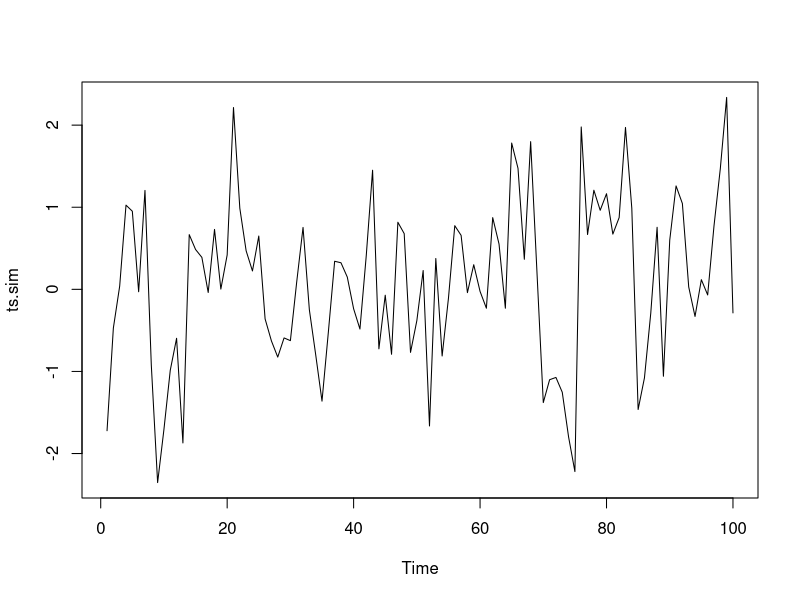
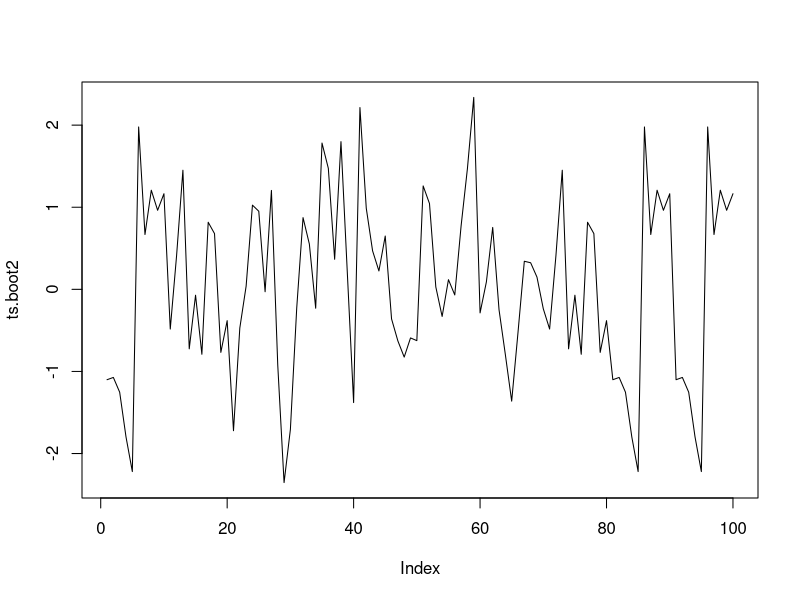
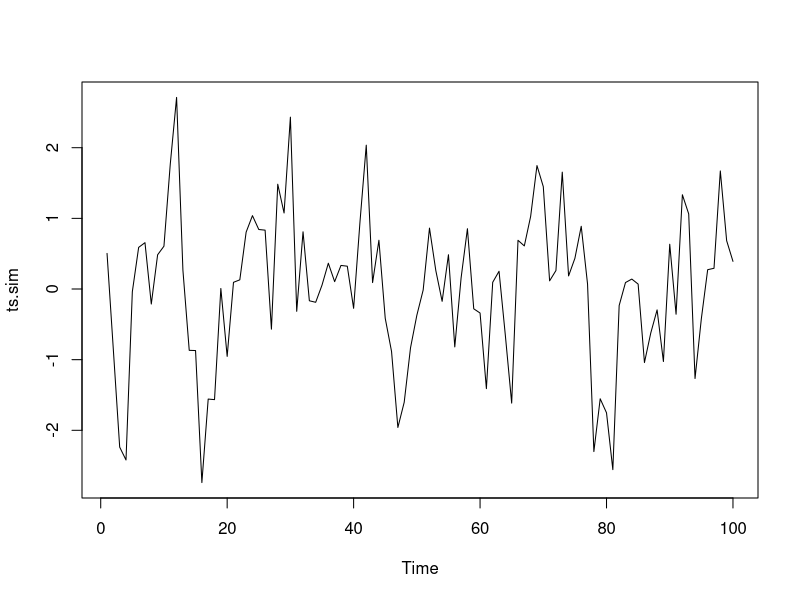
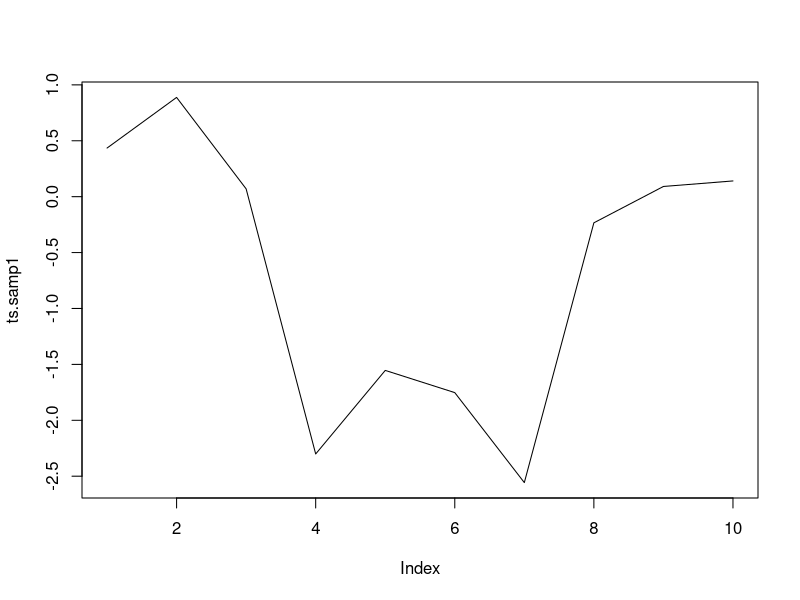
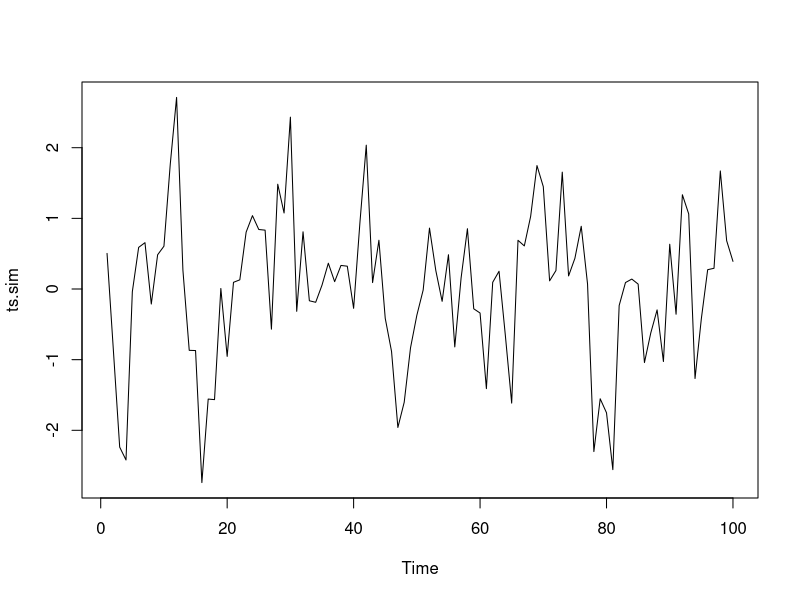
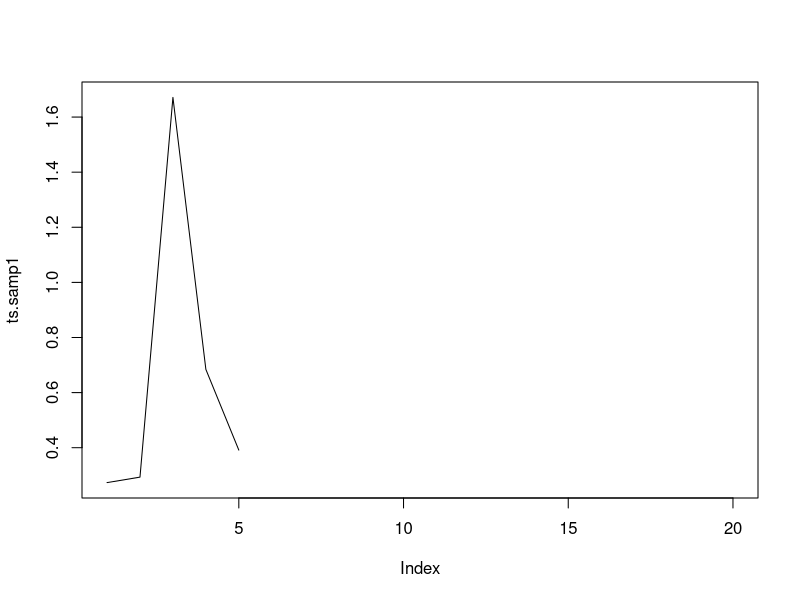
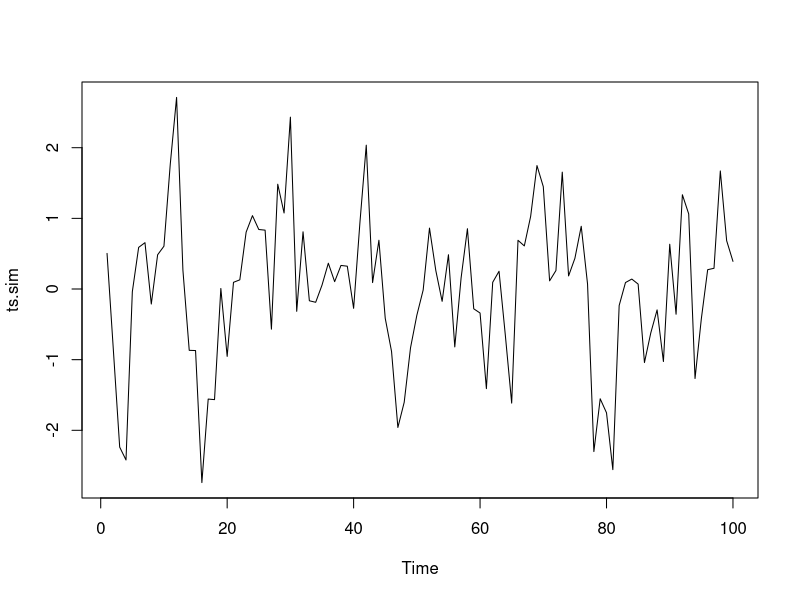
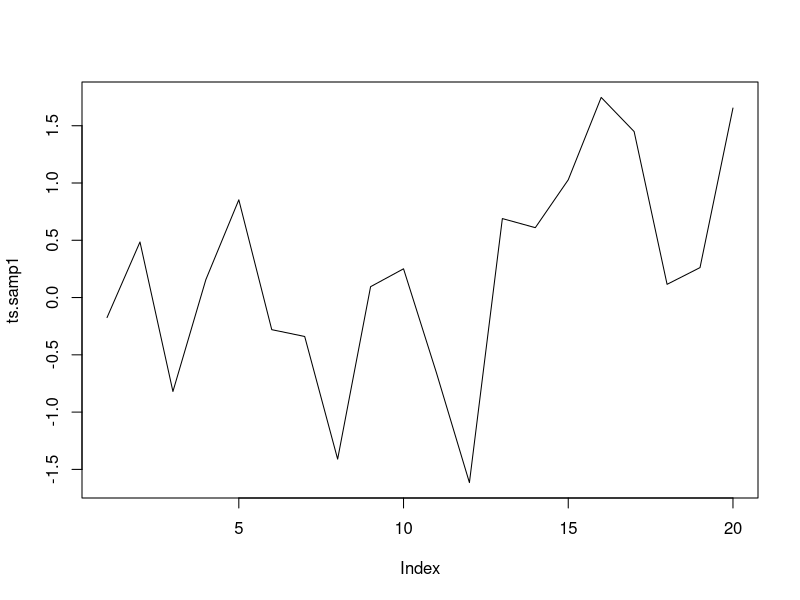

Here is the R script that generated these plots, in order:
## ---- chunk 1
knitr::opts_chunk$set(echo = TRUE)
## ---- chunk 2
ts.sim <- arima.sim(list(order = c(1, 0, 0), ar = 0.5), n = 100) 
ts.sim
plot(ts.sim)
## ---- chunk 3
ts.blocks <- list(ts.sim[c(1 : 10)], ts.sim[c(11 : 20)], ts.sim[c(21 : 30)], ts.sim[c(31 : 40)], ts.sim[c(41 : 50)], ts.sim[c(51 : 60)], ts.sim[c(61 : 70)], ts.sim[c(71 : 80)], ts.sim[c(81 : 90)], ts.sim[c(91 : 100)])
ts.blocks
## ---- chunk 4
ts.boot1 <- sample(ts.blocks, 10, replace = T)
ts.boot1
class(ts.boot1)
## ---- chunk 5
ts.boot2 <- c()
for(i in 1 : 10) {
  for(j in 1 : 10) {
    ts.boot2 <- c(ts.boot2, ts.boot1[[i]][[j]])
  }
}
ts.boot2
class(ts.boot2)
## ---- chunk 6
plot(ts.boot2, type = "l")
## ---- chunk 7
ts.sim <- arima.sim(list(order = c(1, 0, 0), ar = 0.5), n = 100) 
single_point <- function(ts.series)
{
  point1 <- sample(c(1:length(ts.series)), 1, replace = T)
  print(ts.sim)
  print(point1)
}
single_point(ts.sim)
## ---- chunk 8
one_sample <- function(ts.series, B)
{
  point1 <- sample(c(1:length(ts.series)), 1, replace = T)
  ts.samp1 <- c()
  for(i in 1 : B)
  {
    ts.samp1 <- c(ts.samp1, ts.sim[point1 + i - 1])
  }
  print(ts.sim)
  plot(ts.sim)
  print(point1)
  print(ts.samp1)
  plot(ts.samp1, type = 'l')
}
one_sample(ts.sim, 10)
## ---- chunk 9
blocks <- function(ts.series, B, b)
{
  point1 <- sample(c(1:length(ts.series)), 1, replace = T)
  ts.samp1 <- c()
  for(i in 1 : B)
  {
    ts.samp1 <- c(ts.samp1, ts.sim[point1 + i - 1])
  }
  print(ts.sim)
  plot(ts.sim)
  print(point1)
  print(ts.samp1)
  i <- 1
  ts.block_list <- list()
  while(i < B)
  {
    x <- list(ts.samp1[i : (i + b - 1)])
    ts.block_list <- append(ts.block_list, x)
    i = i + b
  }
  print(ts.block_list)
  plot(ts.samp1, type = 'l')
}
blocks(ts.sim, 20, 4)
## ---- chunk 10
bootstrap_samp1 <- function(ts.series, B, b)
{
  point1 <- sample(c(1:length(ts.series)), 1, replace = T)
  ts.samp1 <- c()
  for(i in 1 : B)
  {
    ts.samp1 <- c(ts.samp1, ts.sim[point1 + i - 1])
  }
  print(ts.sim)
  plot(ts.sim)
  print(point1)
  print(ts.samp1)
  plot(ts.samp1, type = 'l')
  i <- 1
  ts.block_list <- list()
  while(i < B)
  {
    x <- list(ts.samp1[i : (i + b - 1)])
    ts.block_list <- append(ts.block_list, x)
    i = i + b
  }
  print(ts.block_list)
  ts.bootstrap_1 <- sample(ts.block_list, B/b, replace = T)
  print(ts.bootstrap_1)
  class(ts.boot1)
}
bootstrap_samp1(ts.sim, 20, 4)
## ---- chunk 11
bootstrap_samp2 <- function(ts.series, B, b)
{
  point1 <- sample(c(1:length(ts.series)), 1, replace = T)
  ts.samp1 <- c()
  for(i in 1 : B)
  {
    ts.samp1 <- c(ts.samp1, ts.sim[point1 + i - 1])
  }
  print(ts.sim)
  plot(ts.sim)
  print(point1)
  print(ts.samp1)
  plot(ts.samp1, type = 'l')
  i <- 1
  ts.block_list <- list()
  while(i < B)
  {
    x <- list(ts.samp1[i : (i + b - 1)])
    ts.block_list <- append(ts.block_list, x)
    i = i + b
  }
  print(ts.block_list)
  ts.bootstrap_1 <- sample(ts.block_list, B/b, replace = T)
  print(ts.bootstrap_1)
  class(ts.boot1)
  ts.bootstrap_2 <- c()
  for(i in 1 : (B/b)) {
    for(j in 1 : b) {
      ts.bootstrap_2 <- c(ts.bootstrap_2, ts.bootstrap_1[[i]][[j]])
    }
  }
  print(ts.bootstrap_2)
  class(ts.bootstrap_2)
  plot(ts.bootstrap_2, type = 'l')
}
bootstrap_samp2(ts.sim, 20, 4)
## ---- chunk 12
samp_dist <- function(ts.series, B, b)
{
  point1 <- sample(c(1:length(ts.series)), 1, replace = T)
  ts.samp1 <- c()
  for(i in 1 : B)
  {
    ts.samp1 <- c(ts.samp1, ts.sim[point1 + i - 1])
  }
  print(ts.sim)
  plot(ts.sim)
  print(point1)
  print(ts.samp1)
  plot(ts.samp1, type = 'l')
  i <- 1
  ts.block_list <- list()
  while(i < B)
  {
    x <- list(ts.samp1[i : (i + b - 1)])
    ts.block_list <- append(ts.block_list, x)
    i = i + b
  }
  print(ts.block_list)
  samp_mean <- c()
  for(i in 1 : 1000)
  {
    ts.bootstrap_1 <- sample(ts.block_list, B/b, replace = T)
    ts.bootstrap_2 <- c()
    for(i in 1 : (B/b)) {
      for(j in 1 : b) {
        ts.bootstrap_2 <- c(ts.bootstrap_2, ts.bootstrap_1[[i]][[j]])
      }
    }
    samp_mean <- c(samp_mean, mean(ts.bootstrap_2))
  }
  print(samp_mean)
  return(c(mean(samp_mean), sd(samp_mean)))
  
  
}
print(samp_dist(ts.sim, 20, 4))
